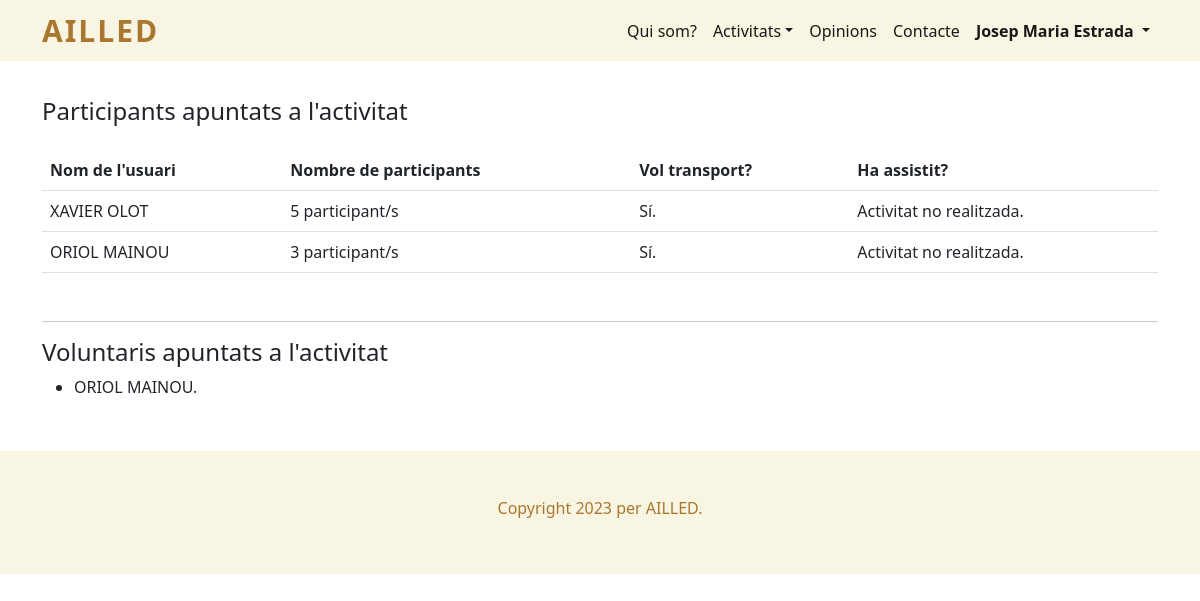
The app's page /detall_activitat_participants_voluntaris.php?id=6 (signed in), older data.
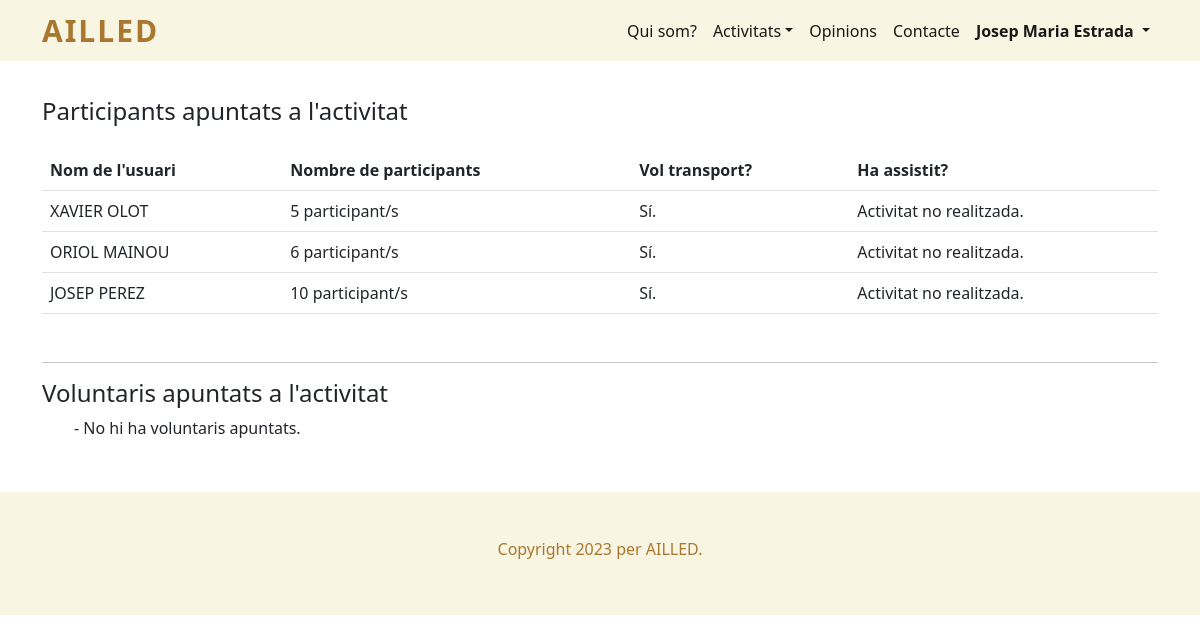
The same page, newer data.
### tables this page shows
CREATE TABLE `usuari` (
  `id` int(11) NOT NULL,
  `nom` varchar(50) NOT NULL,
  `telefon` int(11) NOT NULL,
  `email` varchar(50) NOT NULL,
  `contrasenya` text NOT NULL,
  `imatge` varchar(50) NOT NULL,
  `es_admin` int(11) NOT NULL
);

CREATE TABLE `activitat` (
  `id` int(11) NOT NULL,
  `nom` varchar(50) NOT NULL,
  `id_usuari` int(11) NOT NULL,
  `ubicacio` varchar(50) NOT NULL,
  `descripcio` varchar(300) NOT NULL,
  `participants` int(11) NOT NULL,
  `participants_disponibles` int(11) NOT NULL,
  `dia` date NOT NULL,
  `hora` time NOT NULL,
  `preu` int(11) NOT NULL,
  `imatge` varchar(50) NOT NULL,
  `transport` int(11) NOT NULL,
  `lloc_sortida_transport` varchar(50) NOT NULL,
  `id_vehicle_transport` int(11) NOT NULL,
  `voluntaris` int(11) NOT NULL,
  `voluntaris_disponibles` int(11) NOT NULL,
  `esta_acceptada` int(11) NOT NULL
);

CREATE TABLE `participants_apuntats` (
  `id` int(11) NOT NULL,
  `id_usuari` int(11) NOT NULL,
  `id_activitat` int(11) NOT NULL,
  `numero_participants` int(11) NOT NULL,
  `ha_pagat` int(11) NOT NULL,
  `assistir` int(11) NOT NULL
);

### detall_activitat_participants_voluntaris.php (the view, shortened to what the changed rows need)
<!doctype html>
<html lang="es">
<head>
  <?php
    include "codi_repetit/head.php";
  ?>
</head>
<body>
  <header>
    <?php
      include "codi_repetit/menu_navegacio.php";
      menu_navegacio();
    ?>
  </header>
  <main>
    <section id="detall_activitat">
      <div class="container">
        <?php
        if (isset($_SESSION["id_usuari_sessio"])) {
          $id_activitat_buscada = $_GET["id"];
          $sql = "SELECT * FROM activitat WHERE id = '$id_activitat_buscada'";
          $result = $connexio->query($sql);
          if ($result->num_rows > 0) {
            while ($row = $result->fetch_assoc()) {
              if (isset($_SESSION['id_usuari_sessio'])) {
                if ($row["id_usuari"] == $_SESSION['id_usuari_sessio']) {
                  ?>
                  <h4>Participants apuntats a l'activitat</h4>
                  <div class="table-responsive py-3">
                    <table class="table">
                      <thead>
                        <tr>
                          <th scope="col">Nom de l'usuari</th>
                          <th scope="col">Nombre de participants</th>
                          <th scope="col">Vol transport?</th>
                          <th scope="col">Ha assistit?</th>
                        </tr>
                      </thead>
                      <tbody>
                        <?php
                        $sql_table = "SELECT * FROM participants_apuntats WHERE id_activitat = " . $id_activitat_buscada ;
                        $result_table = $connexio->query($sql_table);
                        if ($result_table->num_rows > 0) {
                          while ($row_table = $result_table->fetch_assoc()) {
                            echo "<tr>";
                              echo "<td>";
                                $sql2 = "SELECT * FROM usuari WHERE id = " . $row_table["id_usuari"] . " ORDER BY nom ASC";
                                $result2 = $connexio->query($sql2);
                                if ($result2->num_rows > 0) {
                                  while ($row2 = $result2->fetch_assoc()) {
                                    echo strtoupper($row2["nom"]);
                                  }
                                }
                              echo "</td>";
                              echo "<td>" . $row_table["numero_participants"] . " participant/s</td>";
                              echo "<td>";
                                $table = "SELECT * FROM transport WHERE id_activitat = " . $row_table["id_activitat"];
                                $resultat_table = $connexio->query($table);
                                if ($resultat_table->num_rows > 0) {
                                  echo "Sí.";
                                } else {
                                  echo "No.";
                                }
                              echo "</td>";
                              echo "<td>";
                                $dia_ara = date("Y-m-d");
                                $table = "SELECT * FROM activitat WHERE dia < '$dia_ara' AND id = " . $id_activitat_buscada;
                                $resultat_table = $connexio->query($table);
                                if ($resultat_table->num_rows > 0) {
                                  echo "<form method='post' class='row g-3' action='detall_activitat_participants_voluntaris.php?id=" . $row['id'] . "'>";
                                    echo "<div class='col-md-4'>";
                                      echo "<select class='form-select' name='asistencia'>";
                                        if ($row_table["assistir"] == 1) {
                                          echo "<option value='1'>Sí</option>";
                                          echo "<option value='0'>No</option>";
                                        } else {
                                          echo "<option value='0'>No</option>";
                                          echo "<option value='1'>Sí</option>";
                                        }
                                      echo "</select>";
                                    echo "</div>";
                                    echo "<input type='hidden' name='ids' value='" . $row_table["id"] . "'>";
                                    echo "<div class='col-4'>";
                                      echo "<input type='submit' class='btn boto_marro' value='Actualitzar' name='submit_assistencia'>";
                                    echo "</div>";
                                  echo "</form>";
                                } else {
                                  echo "Activitat no realitzada.";
                                }
                              echo "</td>";
                            echo "</tr>";
                          }
                        } else {
                          echo "<tr>";
                            echo "<td colspan='4'>No hi ha participants apuntats.</td>";
                          echo "</tr>";
                        }
                        ?>
                      </tbody>
                    </table>
                  </div>
                  <hr>
                  <h4>Voluntaris apuntats a l'activitat</h4>
                  <ul>
                    <?php
                    $sql_table = "SELECT * FROM voluntariat WHERE id_activitat = " . $id_activitat_buscada;
                    $result_table = $connexio->query($sql_table);
                    if ($result_table->num_rows > 0) {
                      while ($row_table = $result_table->fetch_assoc()) {
                        $sql2 = "SELECT * FROM usuari WHERE id = " . $row_table["id_usuari"] . " ORDER BY nom ASC";
                        $result2 = $connexio->query($sql2);
                        if ($result2->num_rows > 0) {
                          while ($row2 = $result2->fetch_assoc()) {
                            echo "<li>" . strtoupper($row2["nom"]) . ".</li>";
                          }
                        }
                      }
                    } else {
                      echo "- No hi ha voluntaris apuntats.";
                    }
                    ?>
                  </ul>
                  <?php
                } else {
                  ?>
                  <h2>No té permisos per visualitzar la pàgina</h2>
                  <p>Torna a la pàgina principal.</p>
                  <a class="boto_marro btn" href="index.php">Pàgina inicial</a>
                  <?php
                }
              }
            }
          } else {
            echo "<div class='alert alert-danger' role='alert'>No hi ha cap activitat amb aquesta id: " . $id_activitat_buscada . "</div>";
          }
        } else {
          no_ha_iniciat_sessio();
        }
        ?>
      </div>
    </section>
  </main>
</body>
</html>

### codi_repetit/menu_navegacio.php (shortened to what the changed rows need)
<?php
  function menu_navegacio() {
    ?>
    <nav class="navbar navbar-expand-lg">
      <div class="container">
        <div class="collapse navbar-collapse" id="nav_menu_navegacio">
          <ul class="navbar-nav ms-md-auto" id="menu_principal">
            <?php
            if (!isset($_SESSION['id_usuari_sessio'])) {
              ?>
              <li class="nav-item">
                <a class="nav-link active" href="iniciar_sessio_usuari.php">Iniciar sessió</a>
              </li>
              <li class="nav-item">
                <a class="nav-link active" href="registrar_usuari.php">Registrar-me</a>
              </li>
              <?php
            } else {
              ?>
              <li class="nav-item dropdown">
                <a style="font-weight: bold;" class="nav-link active dropdown-toggle" id="navbarDropdown" role="button" data-bs-toggle="dropdown" aria-expanded="false">
                  <?php
                  $connexio = new mysqli("localhost", "root", "", "bbdd_ailled");
                  $connexio->set_charset("utf8");
                  $sql = "SELECT * FROM usuari WHERE id = " . $_SESSION['id_usuari_sessio'] ;
                  $result = $connexio->query($sql);
                  if ($result->num_rows > 0) {
                    while ($row = $result->fetch_assoc()) {
                      echo $row["nom"];
                    }
                  }
                  ?>
                </a>
              </li>
              <?php
            }
            ?>
          </ul>
        </div>
      </div>
    </nav>
    <?php
  }
?>

Row changes from the older to the newer data that the page shows:
removed participants_apuntats: numero_participants "3", usuari (nom "ORIOL MAINOU")
removed voluntariat: usuari (nom "ORIOL MAINOU")
changed activitat: now shows "- No hi ha voluntaris apuntats."
added participants_apuntats: numero_participants "6", usuari (nom "ORIOL MAINOU")
added participants_apuntats: numero_participants "10"
added usuari: nom "JOSEP PEREZ", shown under "10"
